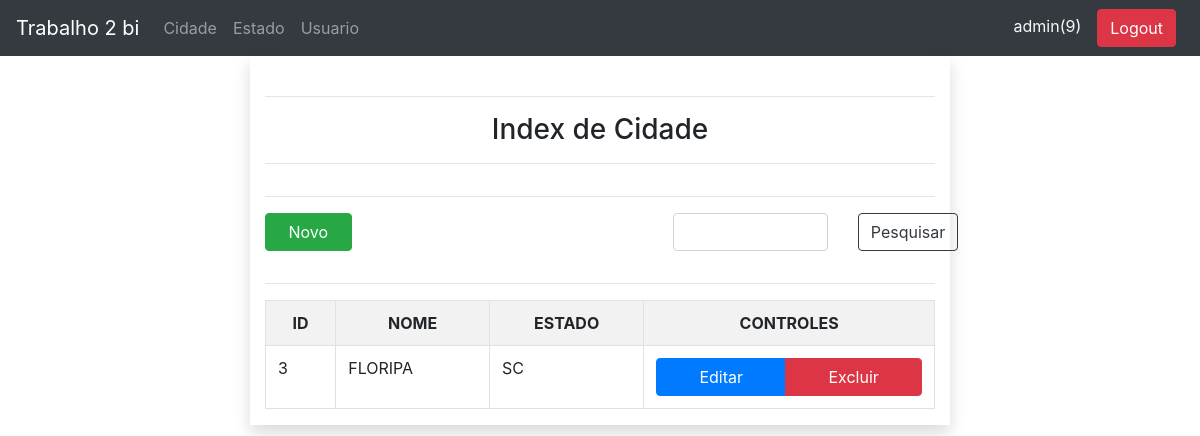
Page /FONTES/Cidade.php?Pesquisa=FLORIPA (signed in) on the committed database.
### tables this page shows
CREATE TABLE cidade(
	idCidade INT NOT NULL PRIMARY KEY AUTO_INCREMENT,
	idEstado INT,
	nome VARCHAR(50),
	FOREIGN KEY (idEstado) REFERENCES estado(idEstado)
);

CREATE TABLE estado(
	idEstado INT NOT NULL PRIMARY KEY AUTO_INCREMENT,
	nome VARCHAR(50),
	sigla VARCHAR(2)
);

### FONTES/Cidade.php (the view, shortened to what this page needs)
<?php
	include("include/head.php");
	include("include/top.php");
	include("include/connection/config.php");
	$con = new PDO($connectionString, USER,PASS);
	$sql = "SELECT c.idCidade, c.nome, e.sigla FROM cidade c INNER JOIN estado e ON e.idEstado = c.idEstado ORDER BY c.nome LIMIT 100;";
	if (ISSET($_GET["Pesquisa"])) {
		$id = " ";
		$sql = "SELECT c.idCidade, c.nome, e.sigla FROM cidade c INNER JOIN estado e ON e.idEstado = c.idEstado WHERE $id c.nome like '%".$_GET["Pesquisa"]."%' ORDER BY c.nome LIMIT 100;";
	}
	$result = $con->query($sql);
?>
<div class="d-flex justify-content-center">
	<div class="form-group shadow col-md-7">
		<div class="form-row mt-4">
			<div class="col-md-12 text-center ">
				<hr>
				<p  class="h3">Index de Cidade</p>
				<hr>
			</div>
		</div>
		<hr />
		<div class="row	">
			<div class="col-2">
				<div class="btn-group btn-block">
					<a href="CadastroCidade.php" class="btn btn-success">Novo</a>
				</div>
			</div>
			<div class="col-md-10">
				<form action="Cidade.php" method="GET">
					<div class="input-group">
						<div class="col-4 offset-6">
							<input type="text" name="Pesquisa" id="Pesquisa" class="form-control ">
						</div>
						<div class="col-2 btn-group btn-block">
							<input type="submit" value="Pesquisar" class="btn btn-outline-dark">
						</div>
					</div>
				</form>
			</div>
		</div>
		<hr />
		<div id="divListaUsuario" class="">
			<table class="table table-responsive-sm table-striped table-hover table-bordered">
				<tr class="text-center">
					<th>
						ID
					</th>
					<th>
						NOME
					</th>
					<th>
						ESTADO
					</th>
					<th>CONTROLES</th>
				</tr>
				<?php
					while ($row = $result-> fetch(PDO::FETCH_OBJ)) {
						echo	"<tr>";
						echo	"<td>";
						echo		$row->idCidade;
						echo	"</td>";
						echo	"<td>";
						echo		$row->nome;
						echo	"</td>";
						echo	"<td>";
						echo		$row->sigla;
						echo	"</td>";
						echo	"<td>";
						echo		"<div class='btn-group btn-block'>";
						echo			"<a href='EditarCidade?id=".$row->idCidade."' class='btn btn-primary'>Editar</a> ";
						echo			"<a href='ExcluirCidade?id=".$row->idCidade."' class='btn btn-danger'>Excluir</a> ";
						echo		"</div>";
						echo	"</td>";
						echo	"</tr>";
					}
				?>
			</table>
		</div>
	</div>
</div>

### rows in the picture
cidade: idCidade "3", nome "FLORIPA", idEstado.sigla "SC"

### other values in the picture
$_SESSION["user"] "admin"
$_SESSION["nivel"] "9"
